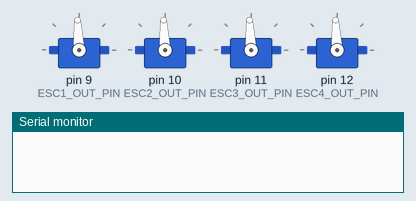
Bench run of a sketch on a simulated Arduino Uno, built with avr-gcc and run on an emulated ATmega328P. Parts: 4 × servo, the last lines printed to the serial monitor.

Above: at 0.1 s.
At 4.1 s:
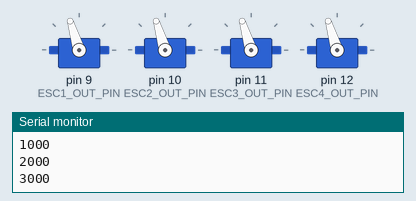
Timing chart, 0 to 5.6 s (numbered marks = the images above):
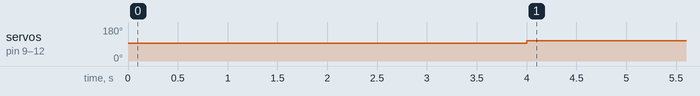

Measured:
- by itself, servo on pin 9 (ESC1_OUT_PIN), servo on pin 10 (ESC2_OUT_PIN), servo on pin 11 (ESC3_OUT_PIN), servo on pin 12 (ESC4_OUT_PIN): 93° → 107° at 4.0 s

The sketch:

ESC_Tach_Test.ino
```cpp
#include <Servo.h>

#define ESC1_OUT_PIN 9
#define ESC2_OUT_PIN 10
#define ESC3_OUT_PIN 11
#define ESC4_OUT_PIN 12

#define CAL_SIGNAL 1500
#define TEST_SIGNAL 1650

Servo motor1;
Servo motor2;
Servo motor3;
Servo motor4;

uint32_t ulTimeStart;
uint32_t cycles;

void setup() {
  //initialize Serial output
  Serial.begin(9600);

  //attach output pins
  motor1.attach(ESC1_OUT_PIN);
  motor2.attach(ESC2_OUT_PIN);
  motor3.attach(ESC3_OUT_PIN);
  motor4.attach(ESC4_OUT_PIN);

  //Calibrate ESCs with idle signal
  setSpeedAll(CAL_SIGNAL);

  //initialize timer
  ulTimeStart = micros();

  //initiliaze cycle counter
  cycles = 0;
}

void loop() {
  //Ensure ESCs are calibrated by sending idles signal for a
  //minimum of 4 seconds.
  if ((micros() - ulTimeStart) <= 4000000) {
    setSpeedAll(CAL_SIGNAL);
  }
  else {
    setSpeedAll(TEST_SIGNAL);
  }
  //count cycles
  ++cycles;

  if(cycles % 1000 == 0) {
    Serial.println(cycles);
  }
}

void setSpeedAll(uint16_t val) {
    motor1.writeMicroseconds(val);
    motor2.writeMicroseconds(val);
    motor3.writeMicroseconds(val);
    motor4.writeMicroseconds(val);
}
```
